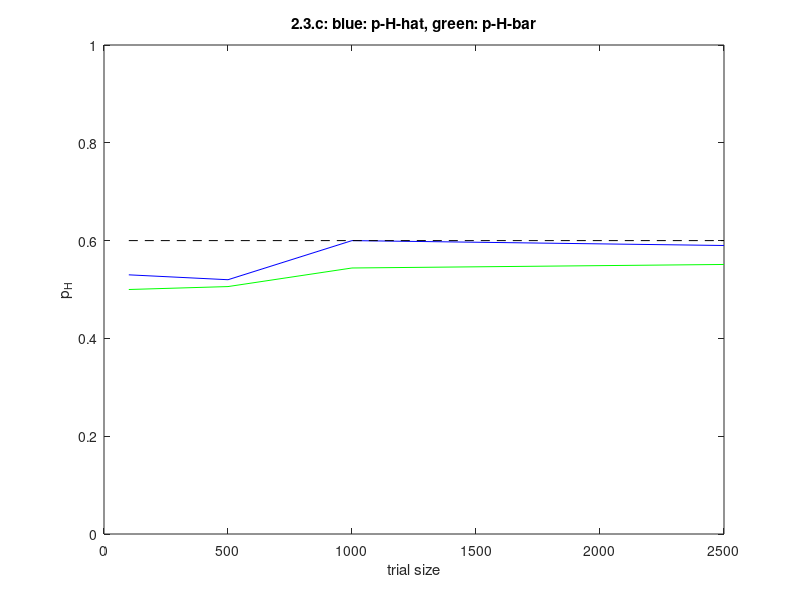

Recreate this plot in MATLAB.
% Homework 2, Question 2, 3.c
%
% Fill in the missing code below!

clear all;

p_H_star = 0.6; % the value of the true parameter
sigma_squared = [];  % the variance, you'll need to define this (i/2)
p_H = 0:0.01:1; % sample p_H
nPhSamples = length(p_H);
N_bits = [100 500 1000 2500]; % trial size varies
nTrials = length(N_bits);
L = zeros(nTrials, nPhSamples);  % L: num_trial_sizes x num_ph_samples, each row corresponds to the
         % likelihood of one trial size vs. p_H plot
max_L = zeros(nTrials, 1);  % max_L: num_trial_sizes x 1, keeps track of the maximum likelihood 
max_L_inds = zeros(nTrials, 1); % num_trial_sizes x 1, keeps track of index in p_H with max likelihood
colors = {[0 0 1], [0 1 0], [1 0 0], [0 0 0]}; % colors for the lines

p_H_hat = zeros(1, nTrials); % 1 x num_trial_sizes: MLE
p_H_bar = zeros(1, nTrials); % 1 x num_trial_sizes: # O_i > 0.5 / N_bits

rng(10701); % sets the random seed to produce identical output each time
         

%% FILL IN THE MISSING CODE HERE
for i=1:nTrials
    nBits = N_bits(i);
    samps = zeros(1, nBits);
    sigma_squared = zeros(1, nBits);
    for j=1:nBits
        sigma_squared(1, j) = j / nBits;
        samps(1,j) = binornd(1, 0.6) + normrnd(0, sqrt(sigma_squared(1,j)));
    end
    p_H_bar(1,i) = sum(samps > 0.5) / nBits;
    max_LL = -inf;
    max_LL_ind = 1;
    for j=1:nPhSamples
        ph = .01*(j-1);
        res = 0;
        for k=1:nBits
            samp = samps(1,k);
            const = 1/sqrt(sigma_squared(1,k) * 2 * pi);
            beta = const * exp(-(samp-1)^2/(2 * sigma_squared(1,k)));
            alpha = const * exp(-(samp)^2/(2 * sigma_squared(1,k)));
            res = res + log(ph * (beta - alpha) + alpha);
        end
        L(i,j) = res;
        if res > max_LL
           max_LL = res;
           max_LL_ind = j;
           p_H_hat(1,i) = ph;
        end
    end
    max_L(i,1) = max_LL;
    max_L_inds(i,1) = max_LL_ind;
end




%%  Plots the results 
%   Requires p_H, seqs, and L

figure;

plot(N_bits, p_H_hat, 'Color', colors{1});
hold on;
plot(N_bits, p_H_bar, 'Color', colors{2});

plot([min(N_bits) max(N_bits)], [p_H_star p_H_star], '--k');

ylim([0 1]);
xlabel('trial size');
ylabel('p_H');
title('2.3.c: blue: p-H-hat, green: p-H-bar');



